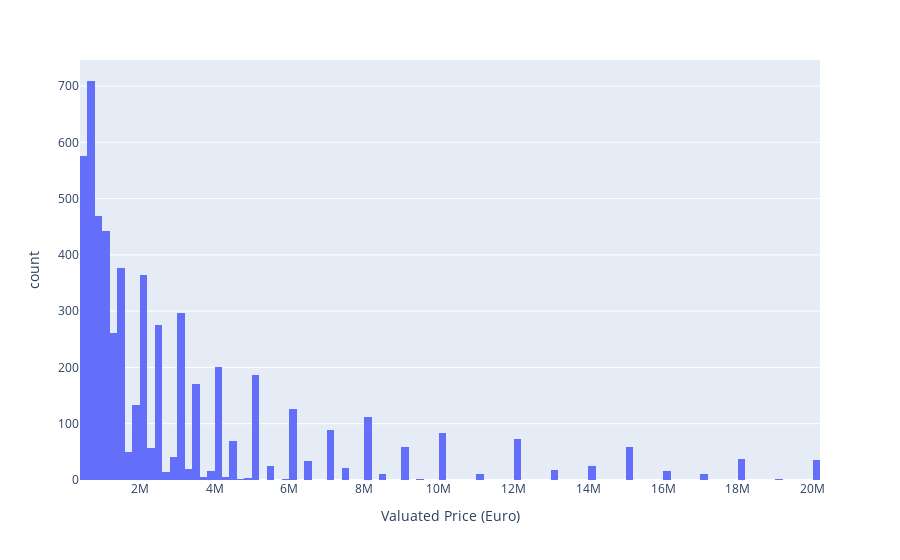

This figure's notebook cell:
### Code cell
filtered_df = df[(df['Valuated_price (Euro)'] >= 450000) & 
                  (df['Valuated_price (Euro)'] <= 200000000)]

fig = px.histogram(filtered_df, 
                   x='Valuated_price (Euro)', 
                   labels={'Valuated_price (Euro)': 'Valuated Price (Euro)'},
                   nbins=100)

fig.show()

### Figure 1 — Plotly figure (JSON) as saved in the notebook; plotly's stock layout.template omitted (floating-point values rounded to 4 significant figures; data arrays with more than 128 entries replaced by an {"elided": "..."} marker saying what was removed)
{"data": [{"alignmentgroup": "True", "bingroup": "x", "hovertemplate": "Valuated Price (Euro)=%{x}<br>count=%{y}<extra></extra>", "legendgroup": "", "marker": {"color": "#636efa", "pattern": {"shape": ""}}, "name": "", "nbinsx": 100, "offsetgroup": "", "orientation": "v", "showlegend": false, "type": "histogram", "x": {"elided": "5591 int values"}, "xaxis": "x", "yaxis": "y"}], "layout": {"barmode": "relative", "legend": {"tracegroupgap": 0}, "margin": {"t": 60}, "xaxis": {"anchor": "y", "domain": [0, 1], "title": {"text": "Valuated Price (Euro)"}}, "yaxis": {"anchor": "x", "domain": [0, 1], "title": {"text": "count"}}}}
